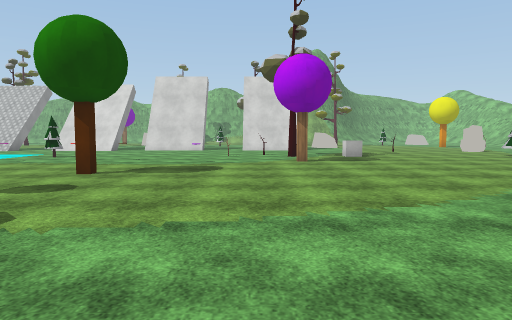
View 1 (above)

24 first-person views from a walk through a scene from a Unity 3-D project. The camera is 1.4 m above the floor, tilts 4° down and sees 70° across. The floor is counted in squares, 2 m on a side. Each view is taken from the middle of a square. On the plan, view 1 faces up. The plan holds only what a view shows up to about 11 squares ahead; the rest is blank. The place goes on beyond the plan. The player is left out. Some surface patterns are stand-ins.

View 2
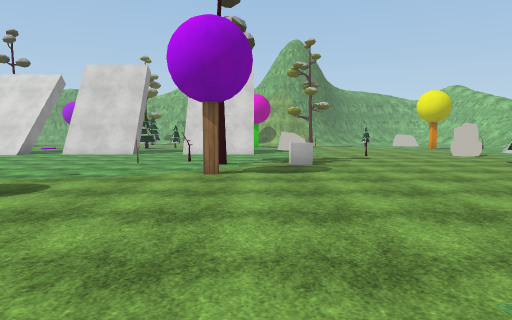

View 3
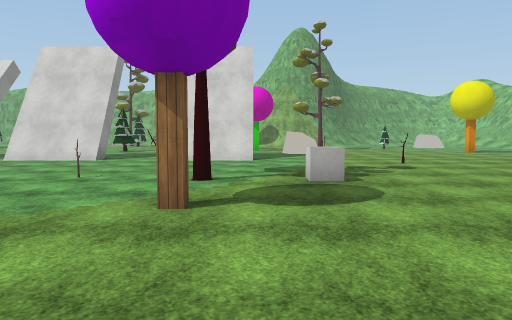

View 4
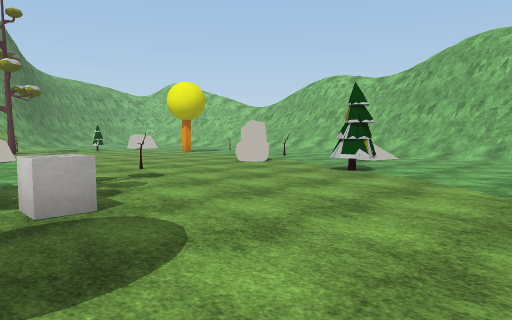

View 5
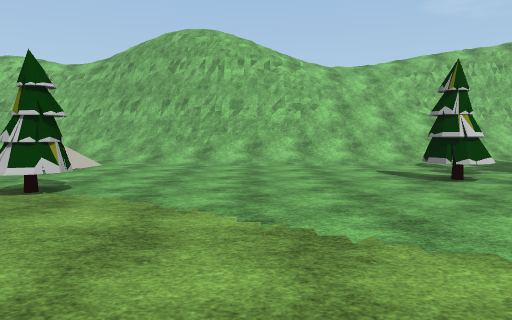

View 6
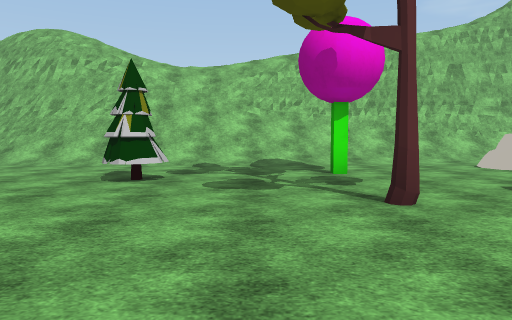

View 7
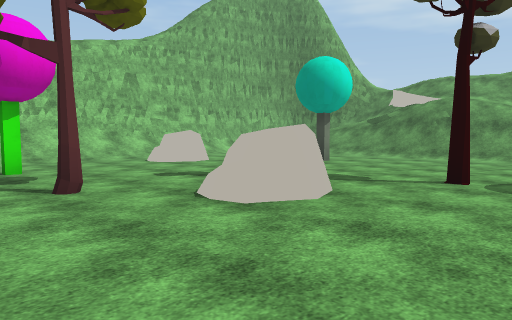

View 8
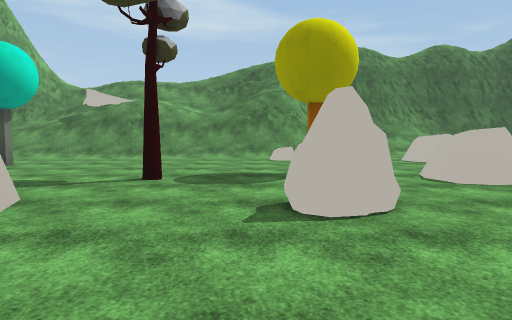

View 9
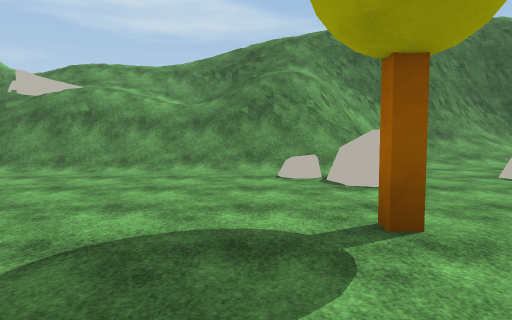

View 10
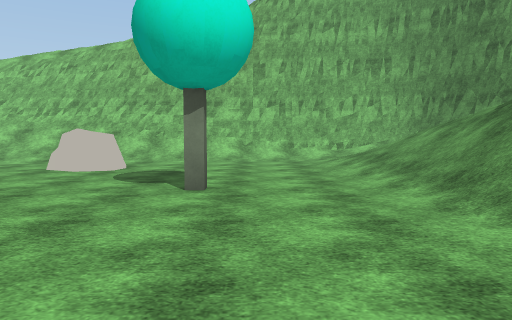

View 11
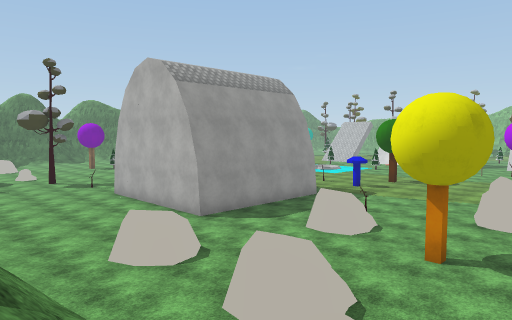

View 12
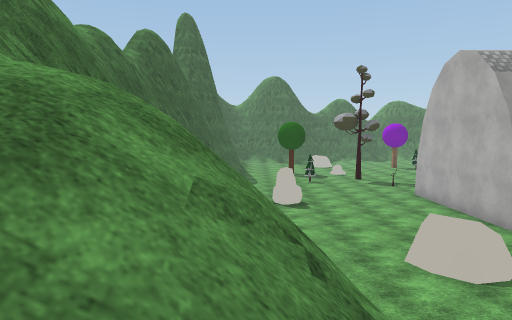

View 13
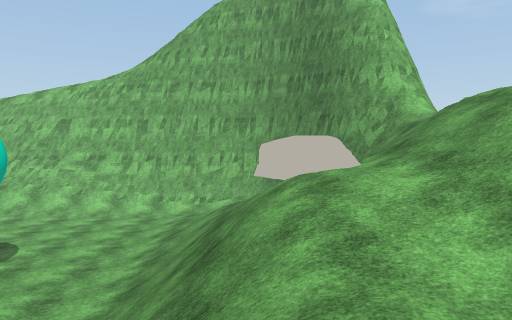

View 14
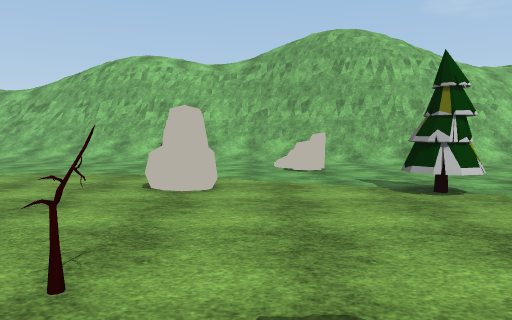

View 15
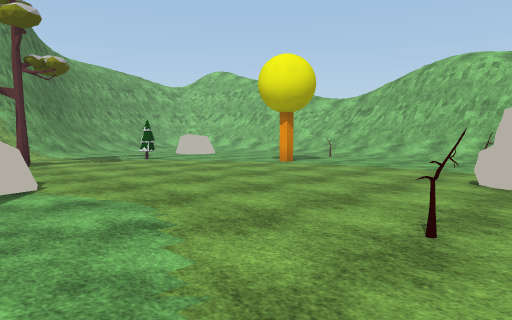

View 16
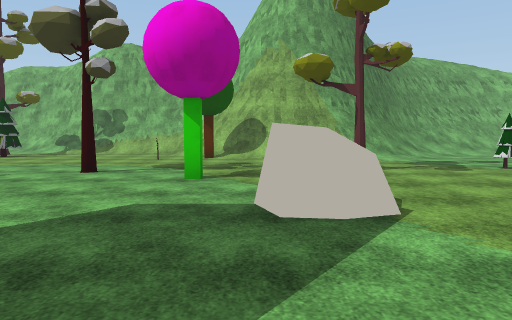

View 17
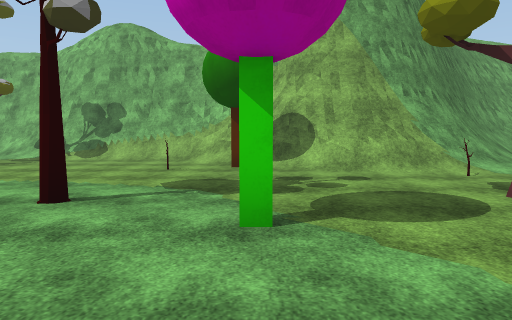

View 18
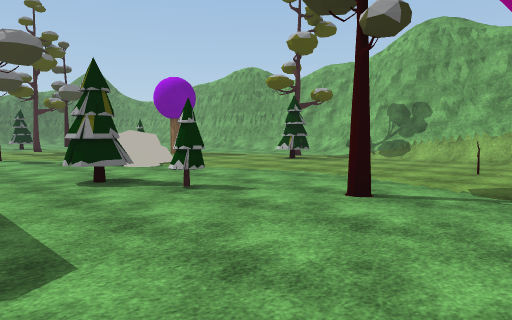

View 19
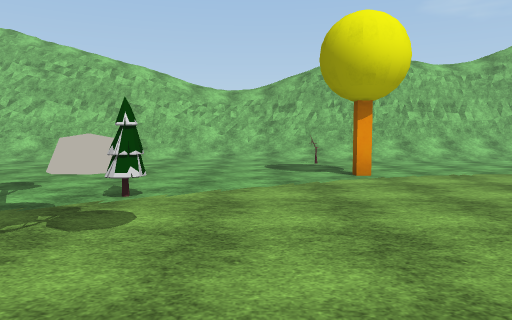

View 20
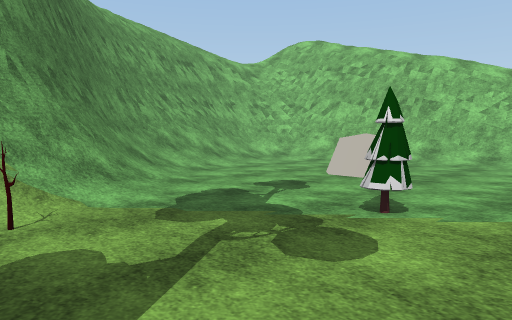

View 21
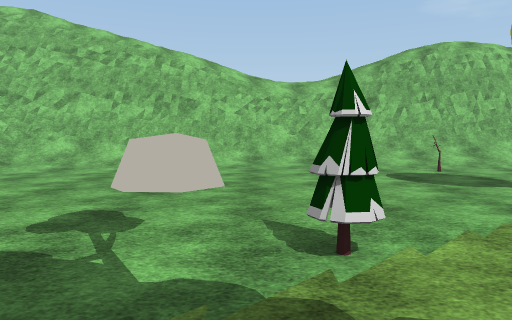

View 22
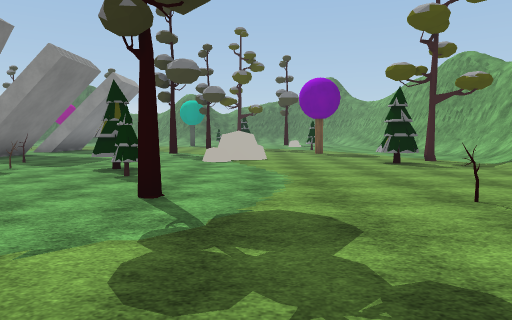

View 23
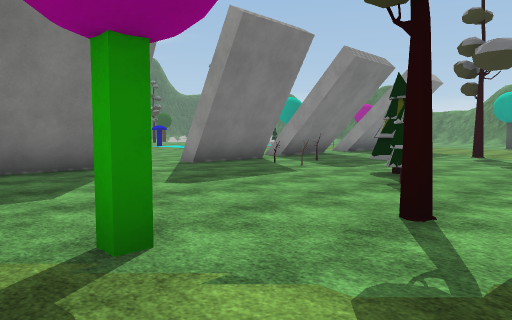

View 24
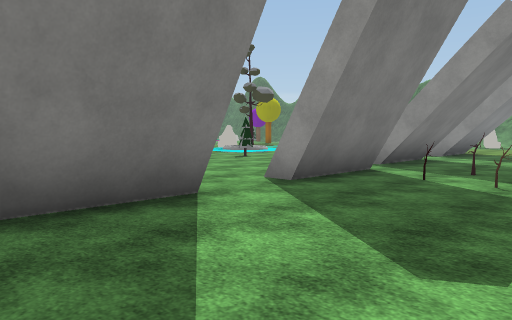

### Floor plan
Key: @ floor where view 1 was taken; # wall or solid block; . floor; / step, stairs or slope; = window, fence, low wall or low ledge; ~ water the walk can cross; v drop or lower ground; T tree; C cube; P pine tree; O other object.
Columns run from 7 left of view 1 to 17 right of it. Each row starts with its distance up from view 1.
 31 /#   #           ###   //
 30 ./// ####      ####/ #vv/
 29 .T...///##    ##/////=#v/
 28 ..P...../######//...//#v/
 27 ..P......#/###//...../#v/
 26 .......#...////...O../#v/
 25 .............#....O../##/
 24 OO.............P.....//#/
 23 OO.....T....T........//=/
 22 .....P...#...........//#/
 21 ...PP...............#//#/
 20  .........OO.....#...//#/
 19 ...........O........./##/
 18 ...#................./##/
 17 ...##..##............/##/
 16 #..##..##.........#../##
 15    ..........#..O..../#
 14   .................../#
 13   .....#..........O///#
 12   ....#.T.C....PP.../##
 11   ................../#v
 10 ~..=....#.........../#v
  9  .....=............./#v
  8  .................../#v
  7   ..#.............../#=
  6    ..............P..///
  5    .................///
  4     ................//#
  3      .............#.//#
  2      ..........T....//#
  1       ...O...O......//#
  0     ..#@.....OO.....//#
 -1    #...O...........O./#
 -2    #..OO....T.....OO./#
 -3 ####.....#.........../#
 -4 ................#..../#
 -5 .....O..O............/#
 -6 .....OO.OO.........../#
 -7 ........//////////////#
 -8 O..//////=////////// /#
 -9     ////=///////O//  ##
-10    /// //////////  /##
-11   #######//////////##
-12 vvvv vvv      /////##
-13  ///           // /#
-14                    #

Where each view was taken, in squares from view 1:
view 1: 0 up, 0 right, facing up
view 2: 3 up, 2 right, facing up
view 3: 6 up, 2 right, facing up
view 4: 8 up, 2 right, facing up-right
view 5: 9 up, 4 right, facing right
view 6: 4 up, 4 right, facing right
view 7: 4 up, 3 right, facing down-right
view 8: 4 up, 3 right, facing down
view 9: 0 up, 3 right, facing down
view 10: 5 down, 4 right, facing right
view 11: 9 down, 4 right, facing up-left
view 12: 9 down, 4 right, facing left
view 13: 9 down, 3 right, facing right
view 14: 14 up, 4 right, facing right
view 15: 14 up, 3 right, facing up-right
view 16: 16 up, 3 right, facing up
view 17: 19 up, 2 right, facing up
view 18: 19 up, 2 right, facing up-left
view 19: 22 up, 4 right, facing right
view 20: 22 up, 5 right, facing up-right
view 21: 24 up, 6 right, facing right
view 22: 24 up, 4 right, facing left
view 23: 24 up, 3 right, facing down-left
view 24: 20 up, 2 right, facing down-left
